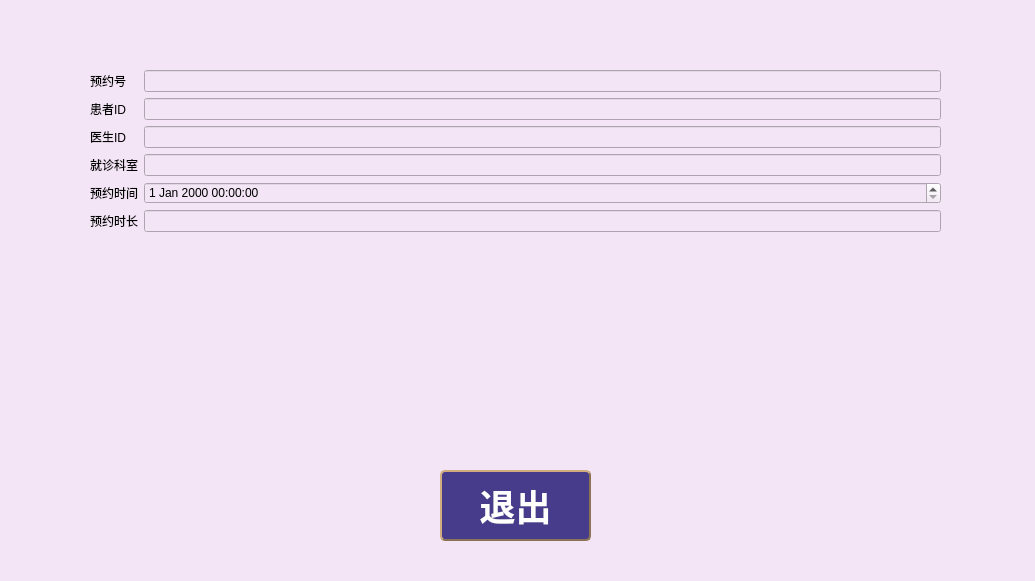
<?xml version="1.0" encoding="UTF-8"?>
<ui version="4.0">
 <class>patientRegister</class>
 <widget class="QWidget" name="patientRegister">
  <property name="geometry">
   <rect>
    <x>0</x>
    <y>0</y>
    <width>1035</width>
    <height>581</height>
   </rect>
  </property>
  <property name="windowTitle">
   <string>Form</string>
  </property>
  <property name="styleSheet">
   <string notr="true">background-color: #F3E5F5;</string>
  </property>
  <widget class="QPushButton" name="exit">
   <property name="geometry">
    <rect>
     <x>440</x>
     <y>470</y>
     <width>151</width>
     <height>71</height>
    </rect>
   </property>
   <property name="styleSheet">
    <string notr="true">QPushButton
{
	background-color: #473C8B; /*背景色*/ 
	border-style: outset;
	border-width: 2px;
	border-radius:5px; /*边界圆滑*/
	border-color: #8B7355;
	font: bold 36px;
	min-width:2em;
	color:white; /*字体颜色*/
	font-family:华文新魏;
	padding: 5px;
}
 
QPushButton:hover
{
	background-color: rgb(0, 150, 0);
}
 
QPushButton:pressed
{
	background-color: #1E90FF; /*伪状态经过时背景色*/ 
	border-style: inset;
}
QPushButton:!enabled{
	background-color: rgb(100, 100, 100);
	border-style: inset;
}</string>
   </property>
   <property name="text">
    <string>退出</string>
   </property>
  </widget>
  <widget class="QWidget" name="formLayoutWidget">
   <property name="geometry">
    <rect>
     <x>90</x>
     <y>70</y>
     <width>851</width>
     <height>381</height>
    </rect>
   </property>
   <layout class="QFormLayout" name="formLayout_2">
    <item row="0" column="0">
     <widget class="QLabel" name="label_2">
      <property name="text">
       <string>预约号</string>
      </property>
     </widget>
    </item>
    <item row="0" column="1">
     <widget class="QLineEdit" name="number"/>
    </item>
    <item row="1" column="0">
     <widget class="QLabel" name="label_3">
      <property name="text">
       <string>患者ID</string>
      </property>
     </widget>
    </item>
    <item row="1" column="1">
     <widget class="QLineEdit" name="patientID"/>
    </item>
    <item row="2" column="0">
     <widget class="QLabel" name="label">
      <property name="text">
       <string>医生ID</string>
      </property>
     </widget>
    </item>
    <item row="2" column="1">
     <widget class="QLineEdit" name="doctorID"/>
    </item>
    <item row="3" column="0">
     <widget class="QLabel" name="label_4">
      <property name="text">
       <string>就诊科室</string>
      </property>
     </widget>
    </item>
    <item row="3" column="1">
     <widget class="QLineEdit" name="room"/>
    </item>
    <item row="4" column="0">
     <widget class="QLabel" name="label_5">
      <property name="text">
       <string>预约时间</string>
      </property>
     </widget>
    </item>
    <item row="4" column="1">
     <widget class="QDateTimeEdit" name="dateTimeEdit"/>
    </item>
    <item row="5" column="0">
     <widget class="QLabel" name="label_6">
      <property name="text">
       <string>预约时长</string>
      </property>
     </widget>
    </item>
    <item row="5" column="1">
     <widget class="QLineEdit" name="time"/>
    </item>
   </layout>
  </widget>
 </widget>
 <resources/>
 <connections/>
</ui>
